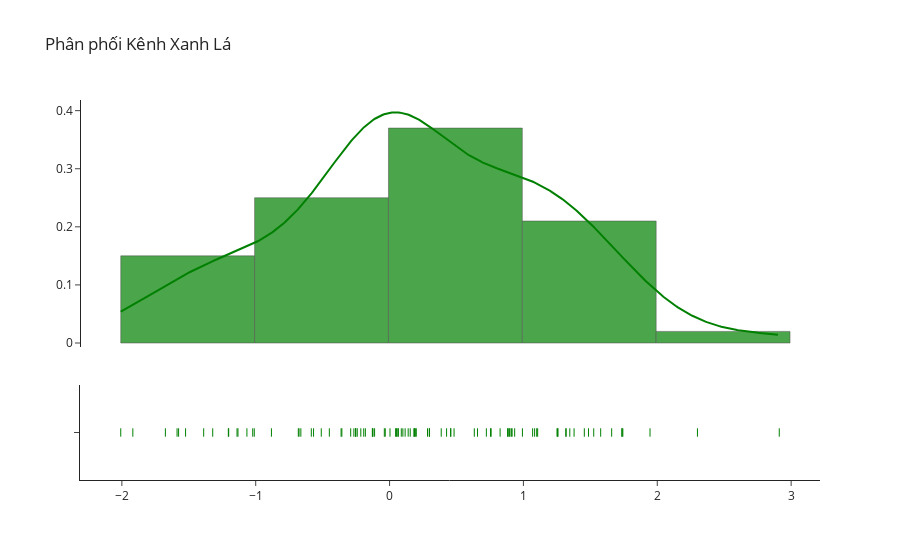

Here is the notebook cell this chart was saved with:
### Markdown cell above
Phân phối Kênh Xanh Lá

### Code cell
import numpy as np

# Replace this line with your actual green channel data
green_values = np.random.randn(100)

# Rest of your code remains the same
fig = ff.create_distplot([green_values], group_labels=["G"], colors=["green"])
fig.update_layout(showlegend=False, template="simple_white")
fig.update_layout(title_text="Phân phối Kênh Xanh Lá")
fig.data[0].marker.line.color = 'rgb(0, 0, 0)'
fig.data[0].marker.line.width = 0.5
fig

### Figure 1 — Plotly figure (JSON) as saved in the notebook; plotly's stock layout.template omitted (floating-point values rounded to 4 significant figures; data arrays with more than 128 entries replaced by an {"elided": "..."} marker saying what was removed)
{"data": [{"autobinx": false, "histnorm": "probability density", "legendgroup": "G", "marker": {"color": "green", "line": {"color": "rgb(0, 0, 0)", "width": 0.5}}, "name": "G", "opacity": 0.7, "x": [0.2965, -1.14, -0.3623, 0.2985, 0.1842, -0.03921, 0.08762, -0.1276, -0.3564, 0.1837, 0.195, -1.918, 0.7542, 0.8866, 0.6569, 1.069, 0.05363, 0.8259, 0.7231, 1.106, -0.2666, 0.0453, -0.1236, -0.2414, 2.3, 0.899, 2.911, -0.03226, -0.8826, 0.4818, 1.084, 0.06239, -0.1287, 0.4578, 0.8814, 0.3859, -0.6628, -1.588, -1.066, 1.252, 1.455, -1.389, 0.003163, -0.2537, -0.4499, -0.2149, 0.8949, 1.946, 0.1162, 1.259, 1.254, 1.577, -0.2546, 0.04967, 0.456, -0.2904, -1.321, 1.743, 0.91, 0.1845, 1.317, -1.205, -2.008, 1.738, -0.112, -1.675, 0.1993, 0.9345, -1.524, -0.2525, -1.011, -1.022, -1.202, 1.378, 1.346, 0.9926, 0.09941, 0.426, -1.133, 0.2834, 0.7588, -0.1808, 1.099, -0.5679, 0.1543, -0.6763, 0.06593, -0.1931, 1.659, 1.525, 0.6331, 0.9156, 1.319, 1.735, 0.139, 1.486, -0.6817, -1.576, -0.5846, -0.5103], "xaxis": "x", "xbins": {"end": 2.911, "size": 1, "start": -2.008}, "yaxis": "y", "type": "histogram"}, {"legendgroup": "G", "marker": {"color": "green"}, "mode": "lines", "name": "G", "showlegend": false, "x": {"elided": "500 float values"}, "xaxis": "x", "y": {"elided": "500 float values"}, "yaxis": "y", "type": "scatter"}, {"legendgroup": "G", "marker": {"color": "green", "symbol": "line-ns-open"}, "mode": "markers", "name": "G", "showlegend": false, "x": [0.2965, -1.14, -0.3623, 0.2985, 0.1842, -0.03921, 0.08762, -0.1276, -0.3564, 0.1837, 0.195, -1.918, 0.7542, 0.8866, 0.6569, 1.069, 0.05363, 0.8259, 0.7231, 1.106, -0.2666, 0.0453, -0.1236, -0.2414, 2.3, 0.899, 2.911, -0.03226, -0.8826, 0.4818, 1.084, 0.06239, -0.1287, 0.4578, 0.8814, 0.3859, -0.6628, -1.588, -1.066, 1.252, 1.455, -1.389, 0.003163, -0.2537, -0.4499, -0.2149, 0.8949, 1.946, 0.1162, 1.259, 1.254, 1.577, -0.2546, 0.04967, 0.456, -0.2904, -1.321, 1.743, 0.91, 0.1845, 1.317, -1.205, -2.008, 1.738, -0.112, -1.675, 0.1993, 0.9345, -1.524, -0.2525, -1.011, -1.022, -1.202, 1.378, 1.346, 0.9926, 0.09941, 0.426, -1.133, 0.2834, 0.7588, -0.1808, 1.099, -0.5679, 0.1543, -0.6763, 0.06593, -0.1931, 1.659, 1.525, 0.6331, 0.9156, 1.319, 1.735, 0.139, 1.486, -0.6817, -1.576, -0.5846, -0.5103], "xaxis": "x", "y": ["G", "G", "G", "G", "G", "G", "G", "G", "G", "G", "G", "G", "G", "G", "G", "G", "G", "G", "G", "G", "G", "G", "G", "G", "G", "G", "G", "G", "G", "G", "G", "G", "G", "G", "G", "G", "G", "G", "G", "G", "G", "G", "G", "G", "G", "G", "G", "G", "G", "G", "G", "G", "G", "G", "G", "G", "G", "G", "G", "G", "G", "G", "G", "G", "G", "G", "G", "G", "G", "G", "G", "G", "G", "G", "G", "G", "G", "G", "G", "G", "G", "G", "G", "G", "G", "G", "G", "G", "G", "G", "G", "G", "G", "G", "G", "G", "G", "G", "G", "G"], "yaxis": "y2", "type": "scatter"}], "layout": {"barmode": "overlay", "hovermode": "closest", "legend": {"traceorder": "reversed"}, "xaxis": {"anchor": "y2", "domain": [0, 1], "zeroline": false}, "yaxis": {"anchor": "free", "domain": [0.35, 1], "position": 0}, "yaxis2": {"anchor": "x", "domain": [0, 0.25], "dtick": 1, "showticklabels": false}, "showlegend": false, "title": {"text": "Phân phối Kênh Xanh Lá"}}}
